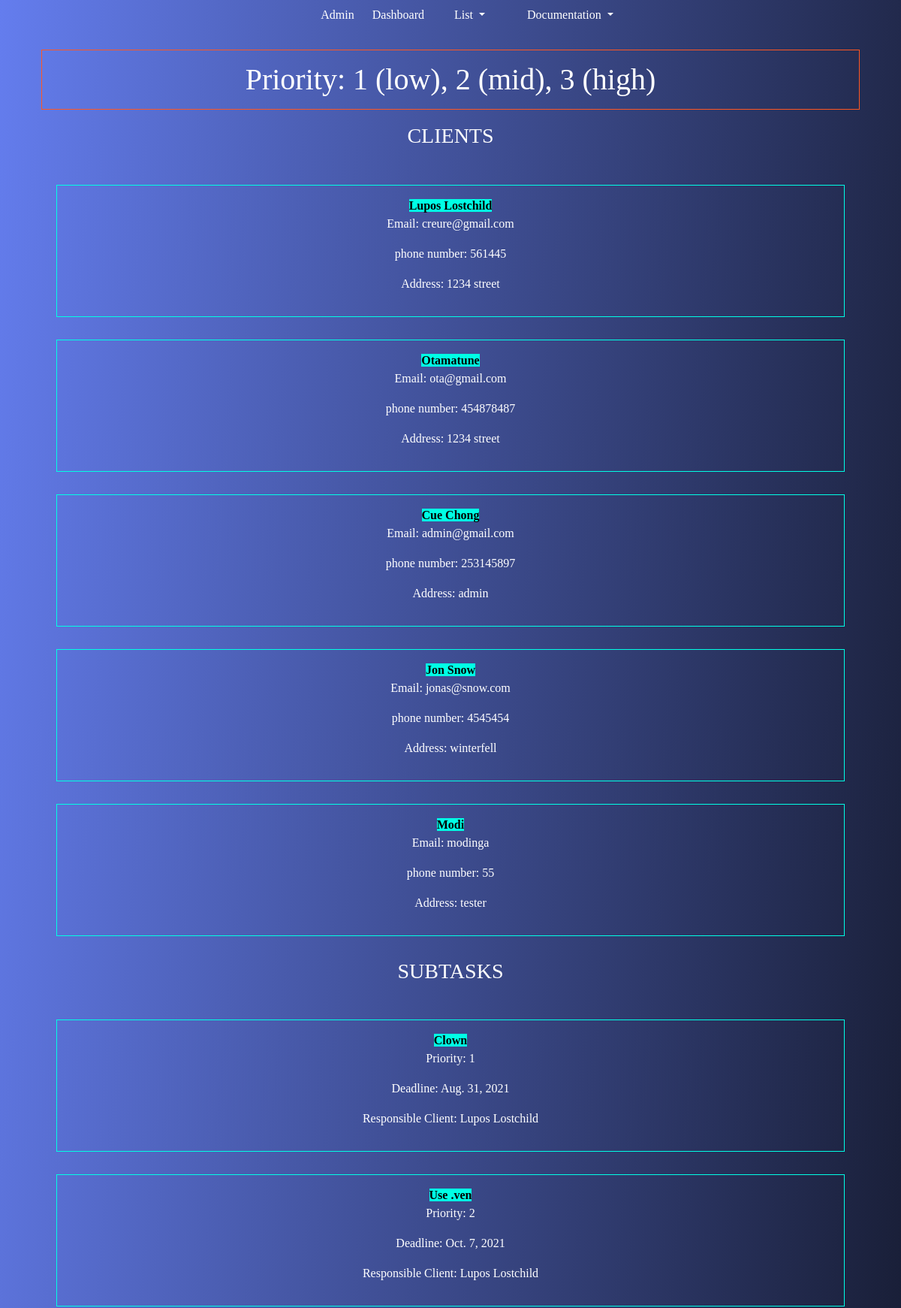
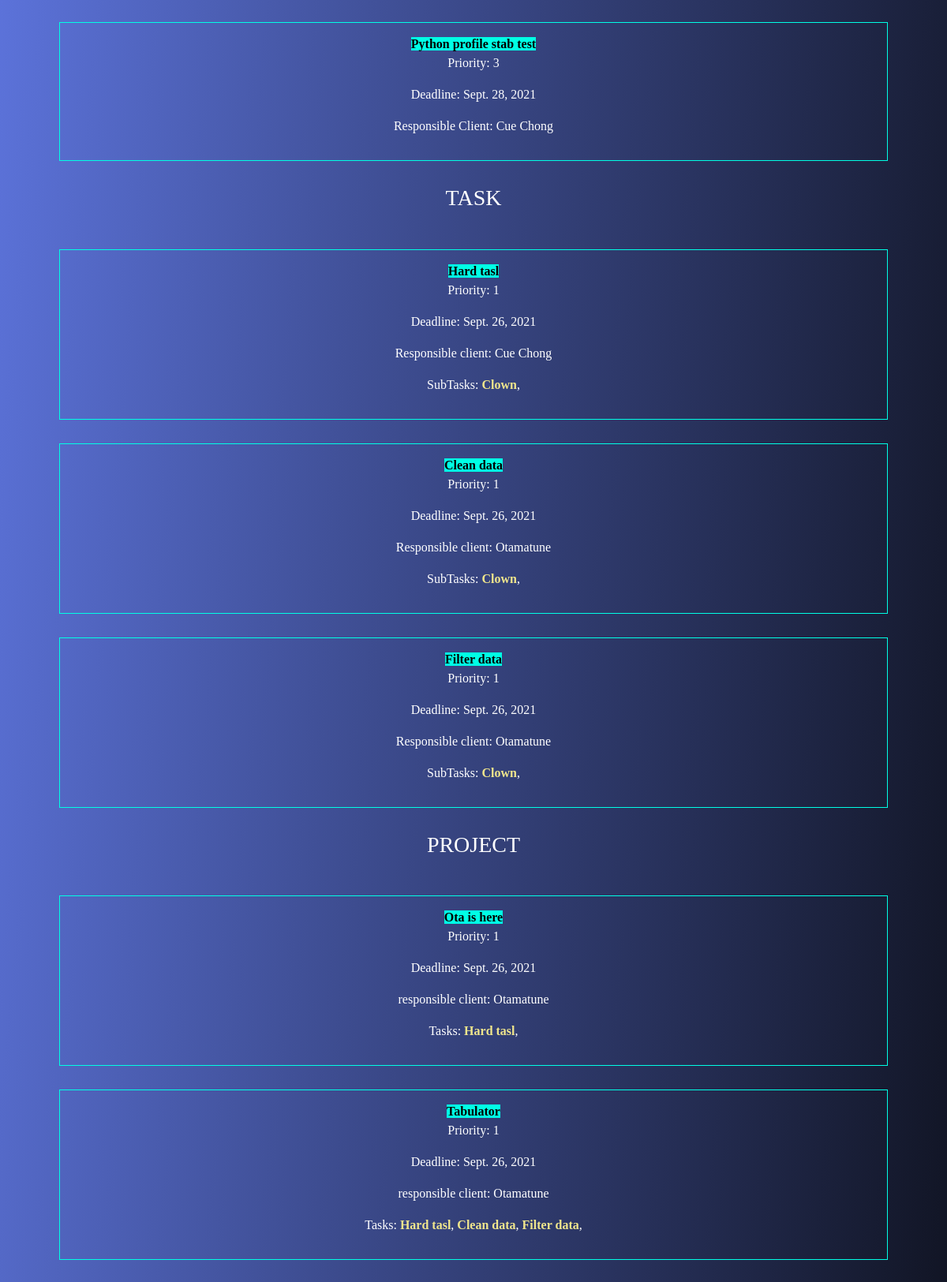
Page /list (upper part) on the committed database (2 pictures, top to bottom).
### managementapp/models.py (models this page shows, shortened)
class Client(models.Model):
    name = models.CharField(max_length=300)
    email = models.CharField(max_length=300)
    phoneNumber = models.IntegerField()
    address = models.CharField(max_length=300)
    def __str__(self):
        return "%s" % (self.name)

class SubTask(models.Model):
    title = models.CharField(max_length=300)
    priority = models.IntegerField()
    deadline = models.DateField(blank=True)
    daysLeft = models.IntegerField(null=True, blank=True)
    status = models.CharField(max_length=50, default='Unset')
    responsible_client = models.ForeignKey(
        'Client',
        on_delete=CASCADE,
        blank=True, null=True
    )

class Task(models.Model):
    title = models.CharField(max_length=300)
    priority = models.IntegerField(null=True ,blank=True)
    deadline = models.DateField(null=True, blank=True)
    daysLeft = models.IntegerField(null=True, blank=True)
    status = models.CharField(max_length=50, default='Unset')
    responsible_client = models.ForeignKey(
        Client,
        on_delete=CASCADE,
        blank=True, null=True
    )
    subTasks = models.ManyToManyField(
        SubTask,
        blank=True,
    )

class Project(models.Model):
    title = models.CharField(max_length=300)
    priority = models.IntegerField(null=True ,blank=True)
    deadline = models.DateField(null=True, blank=True)
    daysLeft = models.IntegerField(null=True, blank=True)
    status = models.CharField(max_length=50, default='Unset')
    responsible_client = models.ForeignKey(
        Client, default="UNASSIGNED",
        on_delete=CASCADE,
        blank=True, null=True
    )
    tasks = models.ManyToManyField(
        Task, default="UNASSIGNED",
        blank=True,
    )

### managementapp/views/indexView.py (the view)
# urls.py: path('list', include('managementapp.urls')),
def list(request):
    setFields()
    return render(request, 'clients/list.html',
                            {'clientsList': Client.objects.all(),
                                'subTasks': SubTask.objects.all(),
                                'Tasks': Task.objects.all(),
                                'Projects': Project.objects.all(),
                            }
                )

### managementapp/utils.py (called while the page is built)
def limitPriority(calculatedPriority):
    if calculatedPriority <= 1:
        return 1;
    elif calculatedPriority > 1 and calculatedPriority <=2:
        return 2;
    else:
        return 3;

def setTaskPriority():
    obj = Task.objects.all()
    for obj in Task.objects.all():
        obj.priority = limitPriority( calculateTaskPriority(obj) )
        obj.save()
    print("Task priority has been updated!" )

def calculateTaskPriority(obj):
    sumPriority = 0
    for sub in obj.subTasks.all():
        sumPriority += sub.priority
    return sumPriority / 5

def setTaskDeadline():
    obj = Task.objects.all()
    for obj in Task.objects.all():
        obj.deadline, obj.daysLeft = compareDeadlinesForTask(obj)
        obj.save()
    print("Task deadline has been updated!" )

def compareDeadlinesForTask(obj):
    temp_task = obj
    saved_deadline = datetime.date( datetime.now() )
    days_left = 0
    for sub in temp_task.subTasks.all():
        if  saved_deadline < sub.deadline:
            saved_deadline = sub.deadline
    days_left = countDaysLeft(saved_deadline)
    return saved_deadline, days_left

def setProjectPriority():
    obj = Project.objects.all()
    for obj in Project.objects.all():
        obj.priority = limitPriority( calculateProjectPriority(obj) )
        obj.save()
    print("Project priority has been updated!" )

def calculateProjectPriority(obj):
    sumPriority = 0
    for task in obj.tasks.all():
        sumPriority += task.priority
    return sumPriority / 5

def setProjectDeadline():
    obj = Project.objects.all()
    for obj in Project.objects.all():
        obj.deadline, obj.daysLeft = compareDeadlinesForProject(obj)
        obj.save()
    print("Project deadline has been updated!" )

def compareDeadlinesForProject(obj):
    temp_project = obj
    saved_deadline = datetime.date( datetime.now() )
    days_left = 0
    for task in temp_project.tasks.all():
        if  saved_deadline < task.deadline:
            saved_deadline = task.deadline
    days_left = countDaysLeft(saved_deadline)
    return saved_deadline, days_left

def countDaysLeft(deadline):
    daysLeft = ( deadline - datetime.date( datetime.now() ) ).days
    return daysLeft if daysLeft >= 0 else -1

### managementapp/views/indexView.py (called while the page is built)
def setFields():
    setTaskPriority()
    setTaskDeadline()
    setProjectPriority()
    setProjectDeadline()

### managementapp/templates/clients/list.html
{% extends "layout/base.html" %} {% block content %}
<div class="rules">
    <h1 class="rules-info"> Priority: 1 (low), 2 (mid), 3 (high)</h1>
</div>
<h3> CLIENTS </h3>
<div class="objects">
    {% for client in clientsList%}
    <div class="obj">
        <a class="obj-name" > <b> {{ client.name }} </b> </a>
        <p>Email: {{ client.email }}</p>
        <p>phone number: {{ client.phoneNumber }}</p>
        <p>Address: {{ client.address }}</p>
    </div>
    {% endfor %}
</div>
<h3> SUBTASKS </h3>
<div class="objects">
    {% for subTask in subTasks %}
    <div class="obj">
        <a class="obj-name"><b> {{ subTask.title }} </b></a>
        <p>Priority: {{ subTask.priority }} </p>
        <p>Deadline: {{ subTask.deadline }} </p>
        <p>Responsible Client: {{ subTask.responsible_client}} </p>
    </div>
    {% endfor %}
</div>
<h3> TASK </h3>
<div class="objects">
    {% for Task in Tasks %}
    <div class="obj">
        <a class="obj-name"><b> {{ Task.title }} </b> </a>
        <p>Priority: {{ Task.priority }} </p>
        <p>Deadline: {{ Task.deadline }} </p>
        <p>Responsible client: {{ Task.responsible_client}} </p>
        <p>SubTasks: {% for subtask in Task.subTasks.all %}
            <b class="obj-list"> {{ subtask.title }}</b>, {% endfor %}
        </p>
    </div>
    {% endfor %}
</div>
<h3> PROJECT </h3>
<div class="objects">
    {% for Project in Projects %}
    <div class="obj">
        <a class="obj-name"> <b> {{ Project.title }} </b> </a>
        <p>Priority: {{ Project.priority }} </p>
        <p>Deadline: {{ Project.deadline }} </p>
        <p>responsible client: {{ Project.responsible_client}}</p>
        <p>Tasks: {% for task in Project.tasks.all %}
            <b class="obj-list"> {{ task.title }}</b>, {% endfor %}
        </p>
    </div>
    {% endfor %}
</div>
{% endblock %}

### assets/css/style.css (style rules this page uses)
.app-body { background: linear-gradient(95deg, #647dee, #0f121f); font-family: ubuntu; text-align: center; }
a, a:hover, a:visited { color: #fff !important; text-decoration: none !important; }
h1, h2, h3, h4, h5 { font-family: monospace; text-align: center; color: white !important; }
.objects { padding: 30px; display: grid; grid-template-columns: 1fr; grid-gap: 20px; }
.obj { margin-top: 10px; border: 1px solid #00ffe5; position: relative; padding: 15px; }
.obj .obj-name { background: #00ffe5; right: 0%; top: 0; margin: 0; }
.obj-name { color: black !important; }
p { color: white; }
.rules { padding: 10px; }
.rules .rules-info { padding: 15px; border: 1px solid #ff5722; color: #ff5722; }
.obj-list { color: khaki; }

### rows in the picture
Client: name "Lupos Lostchild", email "creure@gmail.com", phoneNumber "561445", address "1234 street"
Client: name "Otamatune", email "ota@gmail.com", phoneNumber "454878487", address "1234 street"
Client: name "Cue Chong", email "admin@gmail.com", phoneNumber "253145897", address "admin"
Client: name "Jon Snow", email "jonas@snow.com", phoneNumber "4545454", address "winterfell"
Client: name "Modi", email "modinga", phoneNumber "55", address "tester"
SubTask: title "Clown", priority "1", deadline "Aug. 31, 2021", responsible_client "Lupos Lostchild"
SubTask: title "Use .ven", priority "2", deadline "Oct. 7, 2021", responsible_client "Lupos Lostchild"
SubTask: title "Python profile stab test", priority "3", deadline "Sept. 28, 2021", responsible_client "Cue Chong"
Task: title "Hard tasl", priority "1", deadline "Sept. 26, 2021", responsible_client "Cue Chong"
Task: title "Clean data", priority "1", deadline "Sept. 26, 2021", responsible_client "Otamatune"
Task: title "Filter data", priority "1", deadline "Sept. 26, 2021", responsible_client "Otamatune"
Project: title "Ota is here", priority "1", deadline "Sept. 26, 2021", responsible_client "Otamatune"
Project: title "Tabulator", priority "1", deadline "Sept. 26, 2021", responsible_client "Otamatune"
